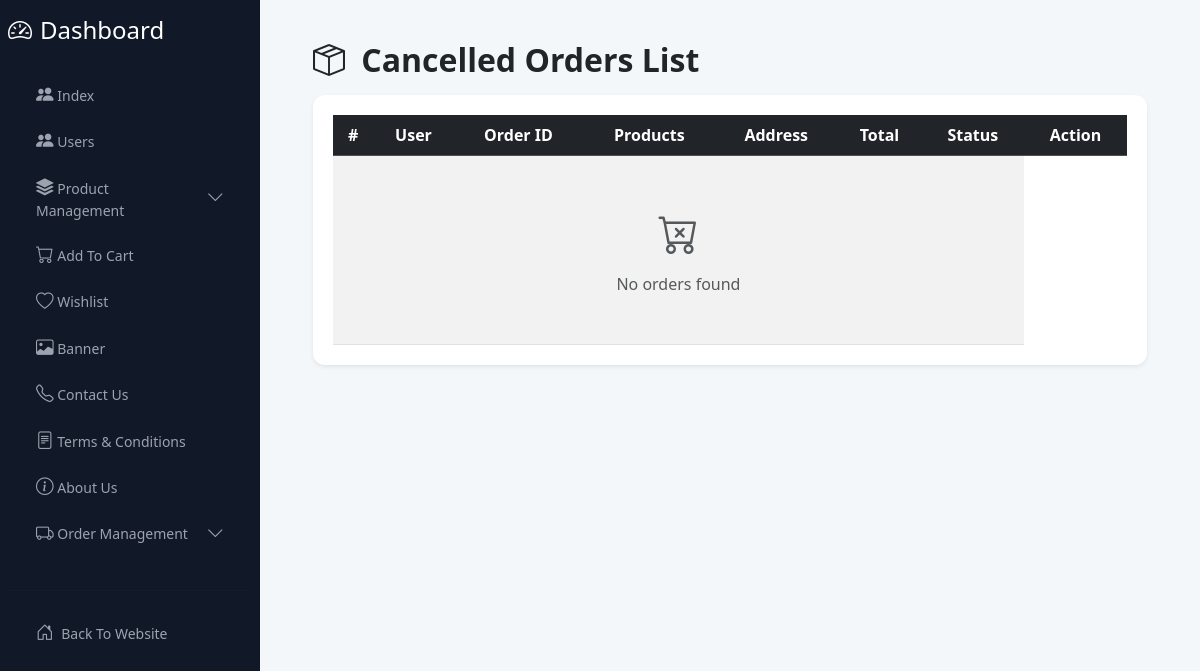
The page /dashboard/order/cancle-orders/ (signed in) on the database as committed earlier.
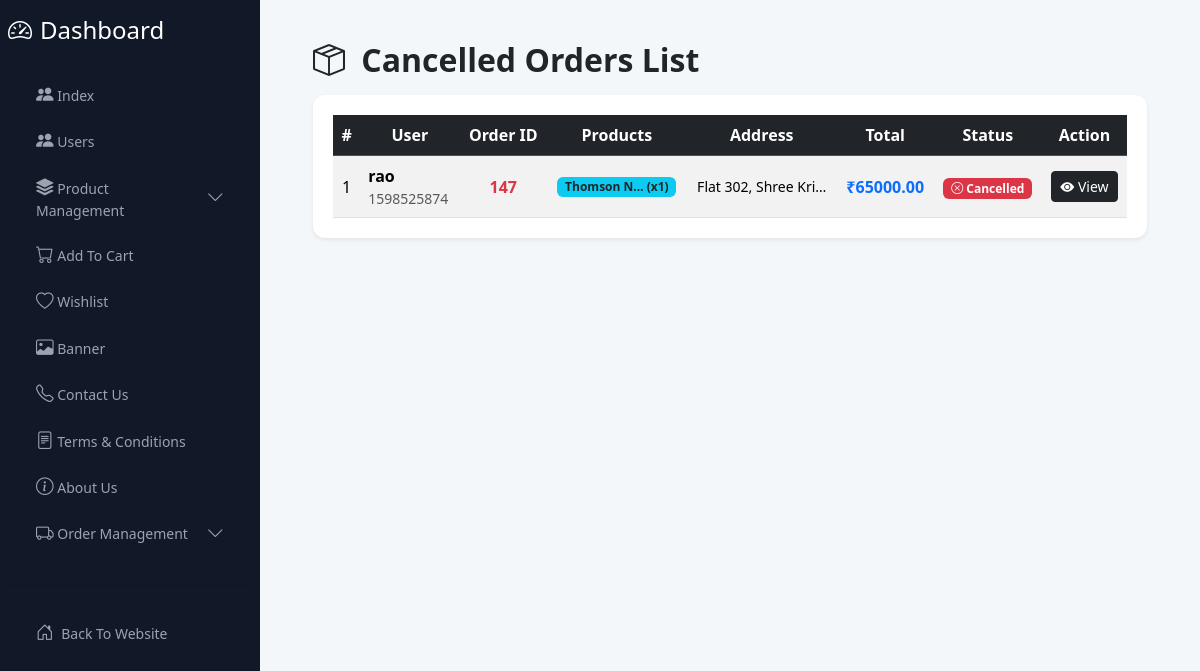
The same page on the database as committed later.
### order/models.py (models this page shows, shortened)
class Order(BaseModel):
    PAYMENT_CHOICES = (
        ('COD', 'Cash on Delivery'),
        ('Online', 'Online Payment'),
    )
    STATUS_CHOICES = (
        ('Pending', 'Pending'),
        ('Accepted', 'Accepted'),
        ('Packed', 'Packed'),
        ('Shipped', 'Shipped'),
        ('Delivered', 'Delivered'),
        ('Cancelled', 'Cancelled'),
    )
    user = models.ForeignKey(settings.AUTH_USER_MODEL, on_delete=models.CASCADE,null=True)
    full_name = models.CharField(max_length=100, null=True)
    address = models.TextField()
    phone = models.CharField(max_length=15)
    total_price = models.DecimalField(max_digits=10, decimal_places=2)
    payment_method = models.CharField(max_length=20, choices=PAYMENT_CHOICES, default='COD')
    status = models.CharField(max_length=20, choices=STATUS_CHOICES, default='Pending')
    is_paid = models.BooleanField(default=False)
    reordered_from = models.ForeignKey(
        'self',
        null=True,
        blank=True,
        on_delete=models.SET_NULL,
        related_name='reorders'
    )

class OrderItem(BaseModel):
    order = models.ForeignKey(Order, on_delete=models.CASCADE, related_name='items')
    product = models.ForeignKey(Product, on_delete=models.CASCADE)
    price = models.DecimalField(max_digits=10, decimal_places=2)
    quantity = models.PositiveIntegerField(default=1)

### users/models.py (models this page shows, shortened)
class BaseModel(models.Model):
    created_at = models.DateTimeField(auto_now_add=True,null=True)
    updated_at = models.DateTimeField(auto_now=True)
    class Meta:
        abstract = True

class User(BaseModel, AbstractUser):
    ROLE_CHOICES = (('admin', 'Admin'),('customer', 'Customer'),)
    role = models.CharField(max_length=20,choices=ROLE_CHOICES,default='customer')
    contact_number = models.CharField(max_length=15,blank=True,null=True,unique=True)
    address = models.TextField(blank=True, null=True)

### product/models.py (models this page shows, shortened)
class Product(models.Model):
    sub_category = models.ForeignKey(SubCategory,on_delete=models.CASCADE,related_name="products",null=True,blank=True)
    name = models.CharField(max_length=150)
    price = models.IntegerField()
    discount = models.PositiveIntegerField()
    stock = models.PositiveIntegerField(default=0)
    screen_size = models.CharField(max_length=50, blank=True, null=True)
    ram = models.CharField(max_length=50, blank=True, null=True)
    rom = models.CharField(max_length=50, blank=True, null=True)
    refresh_rate = models.CharField(max_length=30, blank=True, null=True)
    memory = models.CharField(max_length=50, blank=True, null=True)
    created_at = models.DateTimeField(auto_now_add=True,null=True)
    updated_at = models.DateTimeField(auto_now=True)

### dashboard/views.py (the view)
# urls.py: path("order/cancle-orders/",AdminCancleOrderListView.as_view(),name="cancle_orders"),
class AdminCancleOrderListView(LoginRequiredMixin, ListView):
    model = Order
    template_name = 'dashboard/cancle_order.html'
    context_object_name = 'orders'
    ordering = ['-created_at']
    def get_queryset(self):
        return Order.objects.filter(status__iexact="Cancelled").order_by('-created_at')

### cart/context_processors.py (called while the page is built)
def cart_count(request):
    if request.user.is_authenticated:
        count = Cart.objects.filter(user=request.user).aggregate(
            total=models.Sum("quantity")
        )["total"] or 0
        return {"cart_count": count}
    return {"cart_count": 0}

### product/context_processors.py (called while the page is built)
def category_context(request):
    return {
        'header_categories': Category.objects.all().prefetch_related('subcategories')
    }

### template/dashboard/cancle_order.html
{% extends "dashboard/base.html" %}
{% block content %}
<div class="container-fluid">
  <div class="d-flex justify-content-between align-items-center mb-3">
    <h2 class="fw-bold mb-0">
      <i class="bi bi-box-seam me-2"></i> Cancelled Orders List
    </h2>
  </div>
  <div class="card shadow-sm border-0">
    <div class="card-body p-0">
      <div class="table-responsive">
        <table
          id="orderTable"
          class="table table-hover table-striped mb-0 text-center align-middle nowrap"
          style="width:100%"
        >
          <thead class="table-dark">
            <tr>
              <th>#</th>
              <th>User</th>
              <th>Order ID</th>
              <th>Products</th>
              <th>Address</th>
              <th>Total</th>
              <th>Status</th>
              <th>Action</th>
            </tr>
          </thead>
          <tbody>
            {% for order in orders %}
            <tr>
              <td>{{ forloop.counter }}</td>
              <td class="text-start">
                <div class="fw-bold">{{ order.user.username }}</div>
                <div class="small text-muted">{{ order.phone }}</div>
              </td>
              <td class="fw-bold text-danger">
                {{ order.id }}
              </td>
              <td>
                {% for item in order.items.all %}
                  <span class="badge bg-info text-dark mb-1">
                    {{ item.product.name |truncatechars:10}} (x{{ item.quantity }})
                  </span><br>
                {% endfor %}
              </td>
              <td class="small">
                {{ request.user.address|default:"No address set in profile" |truncatechars:20}}
              </td>
              <td class="fw-bold text-primary">
                ₹{{ order.total_price }}
              </td>
              <td>
                {% if order.status == 'Pending' %}
                  <span class="badge bg-secondary">
                    <i class="bi bi-clock"></i> Pending
                  </span>
                {% elif order.status == 'Accepted' %}
                  <span class="badge bg-info text-dark">
                    <i class="bi bi-check2-all"></i> Accepted
                  </span>
                {% elif order.status == 'Packed' %}
                  <span class="badge bg-primary">
                    <i class="bi bi-box"></i> Packed
                  </span>
                {% elif order.status == 'Shipped' %}
                  <span class="badge bg-warning text-dark">
                    <i class="bi bi-truck"></i> Shipped
                  </span>
                {% elif order.status == 'Delivered' %}
                  <span class="badge bg-success">
                    <i class="bi bi-patch-check"></i> Delivered
                  </span>
                {% elif order.status == 'Cancelled' %}
                  <span class="badge bg-danger">
                    <i class="bi bi-x-circle"></i> Cancelled
                  </span>
                {% else %}
                  <span class="badge bg-dark">{{ order.status }}</span>
                {% endif %}
              </td>
              <td>
                <a
                  href="{% url 'admin_order_update' order.id %}"
                  class="btn btn-sm btn-dark"
                >
                 <i class="bi bi-eye-fill"></i> View
                </a>
              </td>
            </tr>
            {% empty %}
            <tr>
              <td colspan="7" class="text-muted py-5">
                <i class="bi bi-cart-x fs-1 d-block mb-2"></i>
                No orders found
              </td>
            </tr>
            {% endfor %}
          </tbody>
        </table>
      </div>
    </div>
  </div>
</div>
{% endblock %}

Rows that differ between the two databases and show on the page:
added Order: user.username "rao", phone "1598525874", id "147", total_price "65000.00", status "Cancelled" (drawn)
added OrderItem: product.name "Thomson N…", quantity "1"
now on this page (row edited): User: user.address "Flat 302, Shree Kri…"
Other text that changed with them:
text no longer shown: "No orders found"
